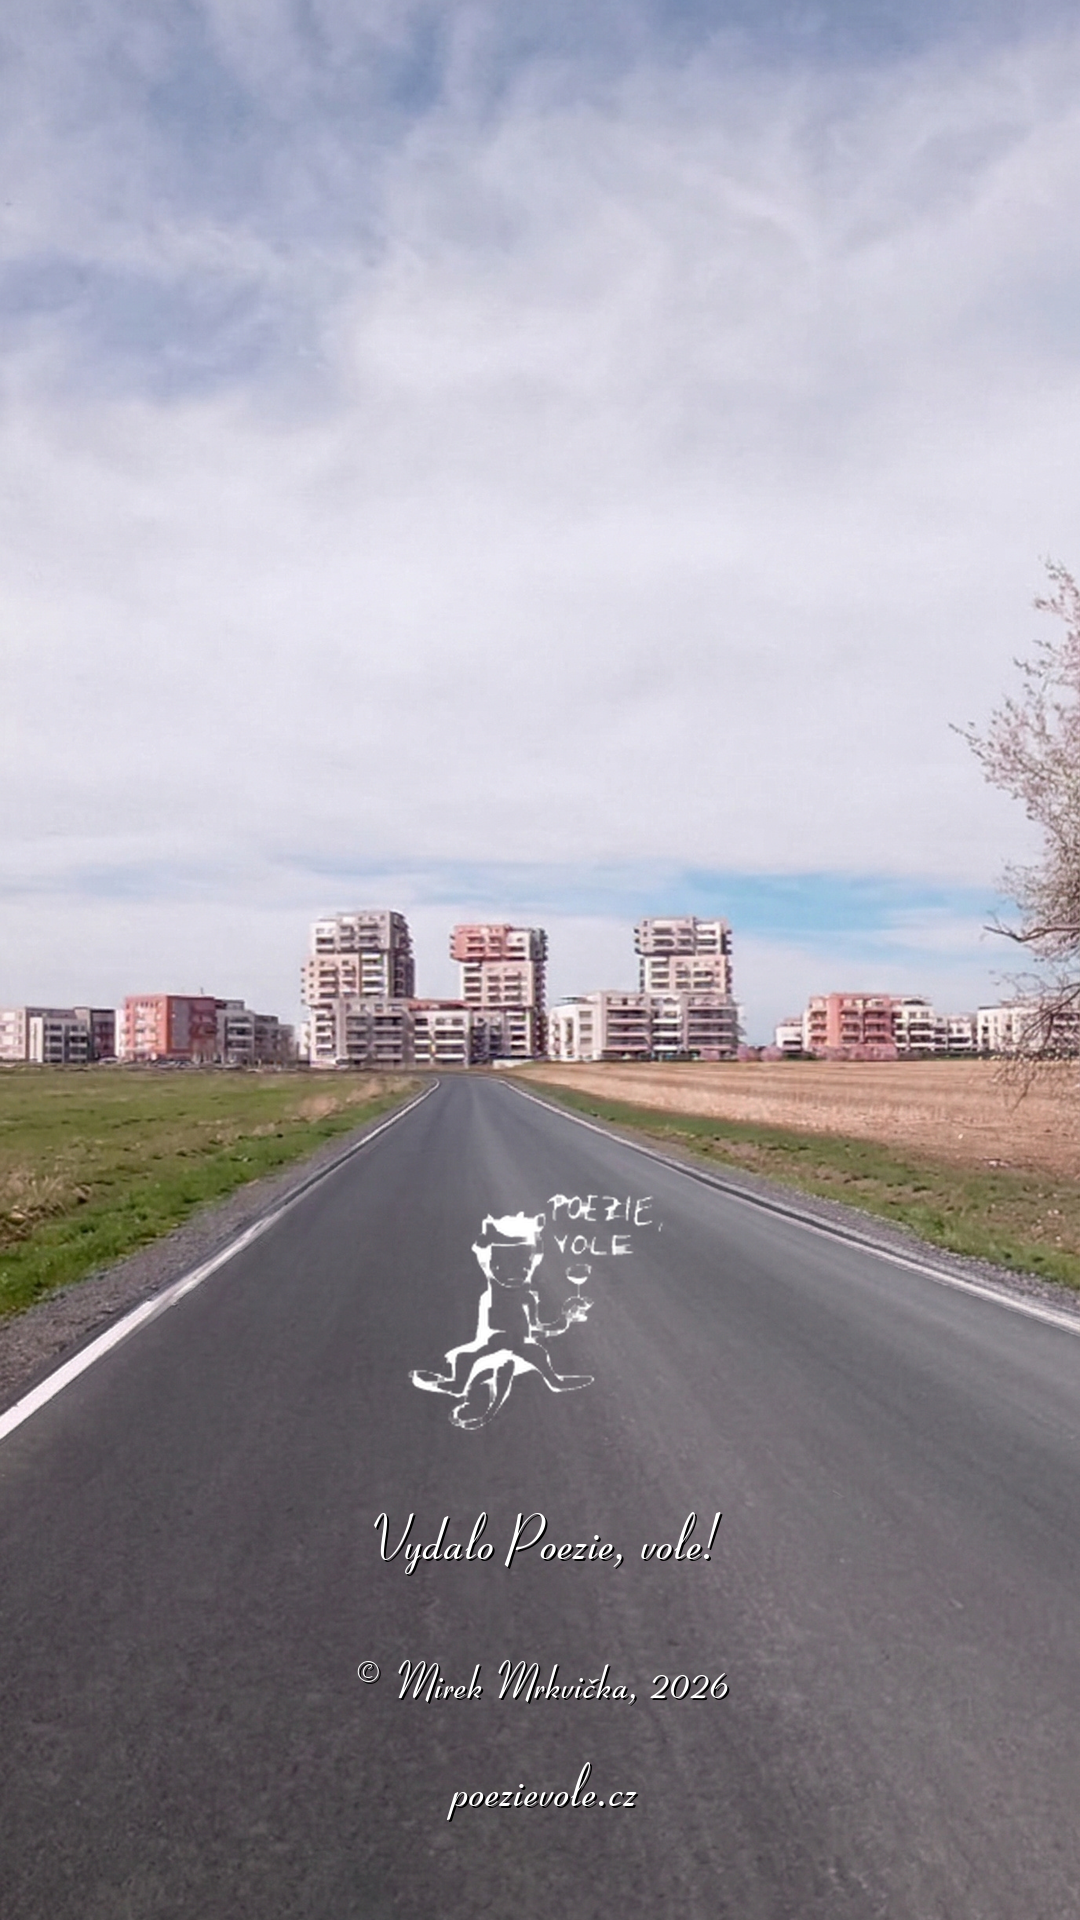

Write the Python code that produced this figure.
# -*- coding: utf-8 -*-
from PIL import Image, ImageDraw, ImageFont, ImageFilter

W, H = 1080, 1920
SRC = r"c:\Repozitáře\nudaHypotekyFasismus\predmesti.jpg"
LOGO = r"c:\Repozitáře\nudaHypotekyFasismus\pvl_logo.png"
FONT = r"C:\Program Files\Scribus 1.6.5\share\fonts\URWFonts-1.41\Coronet.ttf"
OUT = r"c:\Repozitáře\nudaHypotekyFasismus\video\work\preview_credit_card2.png"

img = Image.open(SRC).convert("RGB")
sw, sh = img.size
target_ratio = W / H
src_ratio = sw / sh
if src_ratio > target_ratio:
    new_w = int(sh * target_ratio)
    left = (sw - new_w) // 2
    img = img.crop((left, 0, left + new_w, sh))
else:
    new_h = int(sw / target_ratio)
    top = (sh - new_h) // 2
    img = img.crop((0, top, sw, top + new_h))
img = img.resize((W, H), Image.LANCZOS)

draw = ImageDraw.Draw(img)

def draw_text_centered(draw, text, y, font, fill=(255, 255, 255), shadow=(0, 0, 0)):
    bbox = font.getbbox(text)
    w = bbox[2] - bbox[0]
    x = (W - w) / 2 - bbox[0]
    draw.text((x + 2, y + 2), text, font=font, fill=shadow)
    draw.text((x, y), text, font=font, fill=fill)

f_credit = ImageFont.truetype(FONT, 62)
f_copyright = ImageFont.truetype(FONT, 50)
f_link = ImageFont.truetype(FONT, 58)

draw_text_centered(draw, "Vydalo Poezie, vole!", 1500, f_credit)
draw_text_centered(draw, "© Mirek Mrkvička, 2026", 1650, f_copyright)
draw_text_centered(draw, "poezievole.cz", 1750, f_link)

# recolor logo ink to white, thin the strokes, keep alpha
logo = Image.open(LOGO).convert("RGBA")
r, g, b, a = logo.split()
a = a.filter(ImageFilter.MinFilter(3))
white_logo = Image.merge("RGBA", (Image.new("L", logo.size, 255),
                                   Image.new("L", logo.size, 255),
                                   Image.new("L", logo.size, 255), a))
logo = white_logo.resize((int(logo.width * 1.8), int(logo.height * 1.8)), Image.LANCZOS)
logo_x = (W - logo.width) // 2
logo_y = 1120
img.paste(logo, (logo_x, logo_y), logo)

img.save(OUT)
print("saved", OUT)
